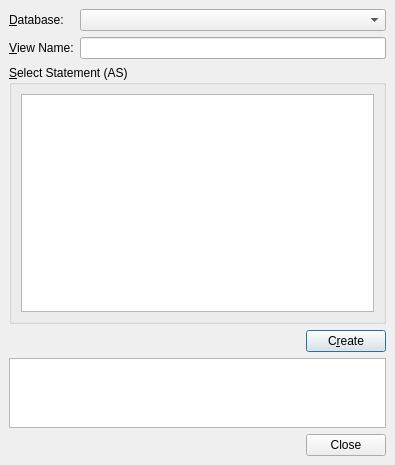
<ui version="4.0" >
 <class>AlterViewDialog</class>
 <widget class="QDialog" name="AlterViewDialog" >
  <property name="geometry" >
   <rect>
    <x>0</x>
    <y>0</y>
    <width>395</width>
    <height>465</height>
   </rect>
  </property>
  <property name="windowTitle" >
   <string>Create View</string>
  </property>
  <layout class="QGridLayout" >
   <property name="margin" >
    <number>9</number>
   </property>
   <property name="spacing" >
    <number>6</number>
   </property>
   <item row="3" column="0" colspan="2" >
    <layout class="QHBoxLayout" >
     <property name="margin" >
      <number>0</number>
     </property>
     <property name="spacing" >
      <number>6</number>
     </property>
     <item>
      <spacer>
       <property name="orientation" >
        <enum>Qt::Horizontal</enum>
       </property>
       <property name="sizeHint" >
        <size>
         <width>40</width>
         <height>20</height>
        </size>
       </property>
      </spacer>
     </item>
     <item>
      <widget class="QPushButton" name="createButton" >
       <property name="text" >
        <string>C&amp;reate</string>
       </property>
      </widget>
     </item>
    </layout>
   </item>
   <item row="4" column="0" colspan="2" >
    <widget class="QTextEdit" name="resultEdit" >
     <property name="maximumSize" >
      <size>
       <width>16777215</width>
       <height>70</height>
      </size>
     </property>
     <property name="readOnly" >
      <bool>true</bool>
     </property>
    </widget>
   </item>
   <item row="5" column="0" colspan="2" >
    <widget class="QDialogButtonBox" name="buttonBox" >
     <property name="orientation" >
      <enum>Qt::Horizontal</enum>
     </property>
     <property name="standardButtons" >
      <set>QDialogButtonBox::Close</set>
     </property>
    </widget>
   </item>
   <item row="2" column="0" colspan="2" >
    <widget class="QGroupBox" name="groupBox" >
     <property name="title" >
      <string>&amp;Select Statement (AS)</string>
     </property>
     <layout class="QGridLayout" >
      <property name="margin" >
       <number>9</number>
      </property>
      <property name="spacing" >
       <number>6</number>
      </property>
      <item row="0" column="0" >
       <widget class="SqlEditorWidget" name="sqlEdit" />
      </item>
     </layout>
    </widget>
   </item>
   <item row="0" column="0" >
    <widget class="QLabel" name="label" >
     <property name="text" >
      <string>&amp;Database:</string>
     </property>
     <property name="buddy" >
      <cstring>databaseCombo</cstring>
     </property>
    </widget>
   </item>
   <item row="0" column="1" >
    <widget class="QComboBox" name="databaseCombo" />
   </item>
   <item row="1" column="1" >
    <widget class="QLineEdit" name="nameEdit" />
   </item>
   <item row="1" column="0" >
    <widget class="QLabel" name="label_2" >
     <property name="text" >
      <string>&amp;View Name:</string>
     </property>
     <property name="buddy" >
      <cstring>nameEdit</cstring>
     </property>
    </widget>
   </item>
  </layout>
 </widget>
 <customwidgets>
  <customwidget>
   <class>SqlEditorWidget</class>
   <extends>QTextEdit</extends>
   <header>sqleditorwidget.h</header>
  </customwidget>
 </customwidgets>
 <tabstops>
  <tabstop>databaseCombo</tabstop>
  <tabstop>nameEdit</tabstop>
  <tabstop>sqlEdit</tabstop>
  <tabstop>createButton</tabstop>
  <tabstop>resultEdit</tabstop>
  <tabstop>buttonBox</tabstop>
 </tabstops>
 <resources>
  <include location="icons/icons.qrc" />
 </resources>
 <connections>
  <connection>
   <sender>buttonBox</sender>
   <signal>accepted()</signal>
   <receiver>AlterViewDialog</receiver>
   <slot>accept()</slot>
   <hints>
    <hint type="sourcelabel" >
     <x>248</x>
     <y>254</y>
    </hint>
    <hint type="destinationlabel" >
     <x>157</x>
     <y>274</y>
    </hint>
   </hints>
  </connection>
  <connection>
   <sender>buttonBox</sender>
   <signal>rejected()</signal>
   <receiver>AlterViewDialog</receiver>
   <slot>reject()</slot>
   <hints>
    <hint type="sourcelabel" >
     <x>316</x>
     <y>260</y>
    </hint>
    <hint type="destinationlabel" >
     <x>286</x>
     <y>274</y>
    </hint>
   </hints>
  </connection>
 </connections>
</ui>
